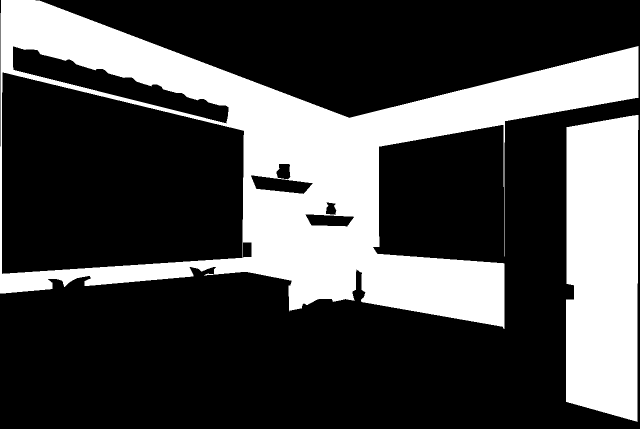
#> input picture data-collection/groundtruths/segmentation/ADE_val_00000079_wall_seg.png, 1280 x 857 px, given as the content of the folder images/seg-images/, which was not available (shown at 1/2 size)
$ jupyter execute --allow-errors evaluate-wall-seg.ipynb   (text cells are left out)
#> lines starting #> are read from the running program, lines starting #| are printed output that depends on the picture; after the words box and inside, x2 and y2 are one past the last pixel; in counts of white or black regions, pixels touching at a corner belong together; pictures that were not available may be replaced by others from this repository, and a replacement may not be noted
### general_methods.py
import cv2
import numpy as np
import PIL.Image as pil
from mxnet import image as mimage
from scipy.ndimage.filters import gaussian_filter


# [37 lines left out: functions import_and_resize, import_mx_image, not called in this run]


def import_cv2_image(filename: str) -> np.ndarray:
    """
    Loads an image from the cv2 image reader.

    Parameters
    ----------
    filename : str
        Path and filename of image to load.

    Returns
    -------
    np.ndarray
        An image stored as a numpy array (h, w, (r,g,b))
    """
    input_img = cv2.imread(filename)
#> input_img is the input picture: shape (857, 1280, 3); values 0 (black) and 120 (white), 29.2% white; 2 white regions, box (x1, y1, x2, y2) and area: (0, 0, 1277, 658) 238021, (1132, 230, 1277, 844) 82750
    return input_img


# [109 lines left out: functions get_labels_string, find_colour_indices, find_not_colour_indices, get_matrix, not called in this run]

### performance-testing-and-analysis/evaluate-wall-seg.ipynb
[cell 1]
import numpy as np
import cv2
from os import listdir
from matplotlib import pyplot as plt
import PIL.Image as pil
import pandas as pd
import math
from scipy.stats import wilcoxon, shapiro

[cell 2]
# Import custom methods
import general_methods
#> (the rest of this cell did not finish here and is left out)

#> (a cell that did not finish here is left out)

[cell 4]
# [103 lines left out: functions depth_and_edge_corners, corner_detection, pipeline, not called in this run]
    # final_output_1, final_output_2 = transforms.combine_wallpaper_and_input(input_cv2, final_mask, extra_mask, result_1, result_2, walls)

    # return final_output_1, final_output_2

[cell 5]
# Method to perform segmentation and return black image with only walls in grey

# [16 lines left out: function wall_segmentation, not called in this run]

[cell 6]
# Change seg images so only walls are grey

folder_dir = "images/seg-images/"

for image in listdir(folder_dir):
    filename = "images/seg-images/" + image
    print(image)
    input_cv2 = general_methods.import_cv2_image(filename)
    img = input_cv2.copy()
    height = input_cv2.shape[0]
#> height = 857
    width = input_cv2.shape[1]
#> width = 1280
    for i in range(height):
        for j in range(width):
            if img[i][j][0] == 0:
                img[i][j] = [0, 0, 0]
            if img[i][j][0] != 0:
                img[i][j] = [120, 120, 120]
#> `input_pil = pil.open("images/outputs/segmentation/" + image_name + ".j..`:
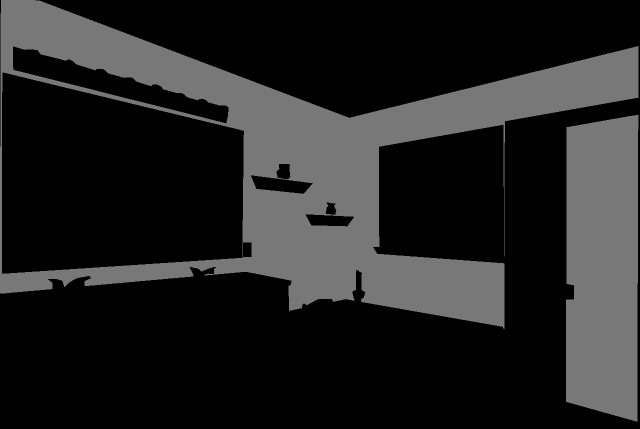
#> input_pil: PIL image 1280x857 RGBA (shown at 1/2 size); mean R, G, B, A 35.1, 35.1, 35.1, 255
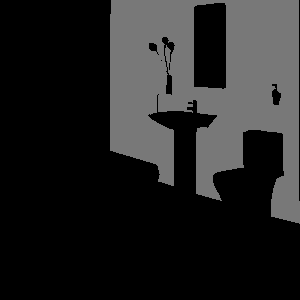
#> input picture data-collection/groundtruths/segmentation/ADE_val_00000085_wall_seg.png, 300 x 300 px, given in place of ADE_val_00000079.png, which was not available
#> further down, input_pil is the input picture: PIL image 300x300 RGBA; mean R, G, B, A 36, 36, 36, 255
#> `input_pil = input_pil.resize((width, height))`:
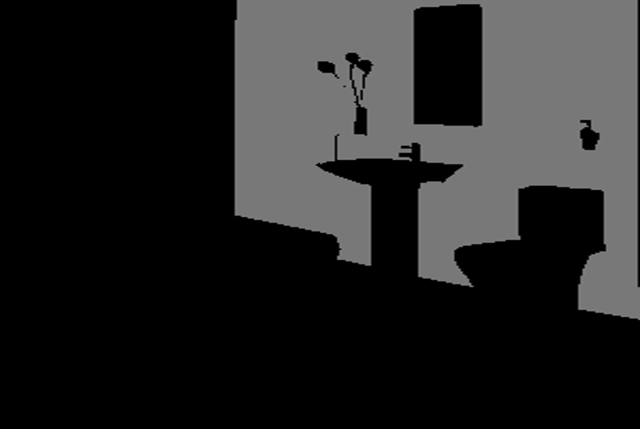
#> input_pil: PIL image 1280x857 RGBA (shown at 1/2 size); mean R, G, B, A 36.1, 36.1, 36.1, 255

    cv2.imwrite("images/seg-images-after/" + image, img)

#> (a cell that did not finish here is left out)

[cell 8]
def get_iuo(image_1, image_2):
    # https://towardsdatascience.com/intersection-over-union-iou-calculation-for-evaluating-an-image-segmentation-model-8b22e2e84686
    intersection = np.logical_and(image_1, image_2)
    union = np.logical_or(image_1, image_2)
    iou = np.sum(intersection) / np.sum(union)
    return iou

[cell 9]
df = pd.DataFrame(data=[], columns=["Image_name", "Pipeline_seg_GT_IOU", "Pipeline_geom_GT_IOU", "Wizart_GT_IOU"])
#> df = table of 0 rows and 4 columns

#> (a cell that did not finish here is left out)

[cell 11]
# Average wall coverage percentage for both
pipeline_seg_mean = df["Pipeline_seg_GT_IOU"].mean()
#> pipeline_seg_mean = nan
pipeline_geom_mean = df["Pipeline_geom_GT_IOU"].mean()
#> pipeline_geom_mean = nan
wizart_mean = df["Wizart_GT_IOU"].mean()
#> wizart_mean = nan

# Standard deviation for both
pipeline_seg_std = df["Pipeline_seg_GT_IOU"].std()
#> pipeline_seg_std = nan
pipeline_geom_std = df["Pipeline_geom_GT_IOU"].std()
#> pipeline_geom_std = nan
wizart_std = df["Wizart_GT_IOU"].std()
#> wizart_std = nan

print(f"pipeline_geom_mean = {pipeline_geom_mean}")
#| pipeline_geom_mean = nan
print(f"pipeline_geom_std = {pipeline_geom_std}\n")
#| pipeline_geom_std = nan
print(f"wizart_mean = {wizart_mean}")
#| wizart_mean = nan
print(f"wizart_std = {wizart_std}")
#| wizart_std = nan

#> (a cell that did not finish here is left out)

[cell 13]
# How many was mine better in?
pipeline_count = 0
wizart_count = 0
draw = 0

for i in range(len(df)):
    if (df.iloc[i]["Pipeline_GT_IOU"] > df.iloc[i]["Wizart_GT_IOU"]) or math.isnan(df.iloc[i]["Wizart_GT_IOU"]):
        pipeline_count += 1
    elif df.iloc[i]["Pipeline_GT_IOU"] < df.iloc[i]["Wizart_GT_IOU"]:
        wizart_count += 1
    else:
        draw += 1
#> this loop made 0 passes
#> after the loop, draw = 0; pipeline_count = 0; wizart_count = 0

print(pipeline_count)
#| 0
print(wizart_count)
#| 0
print(draw)
#| 0

[cell 14]
# Drop nan rows
df_new = df.dropna()
#> df_new = table of 0 rows and 4 columns

#> (the rest of this cell did not finish here and is left out)
